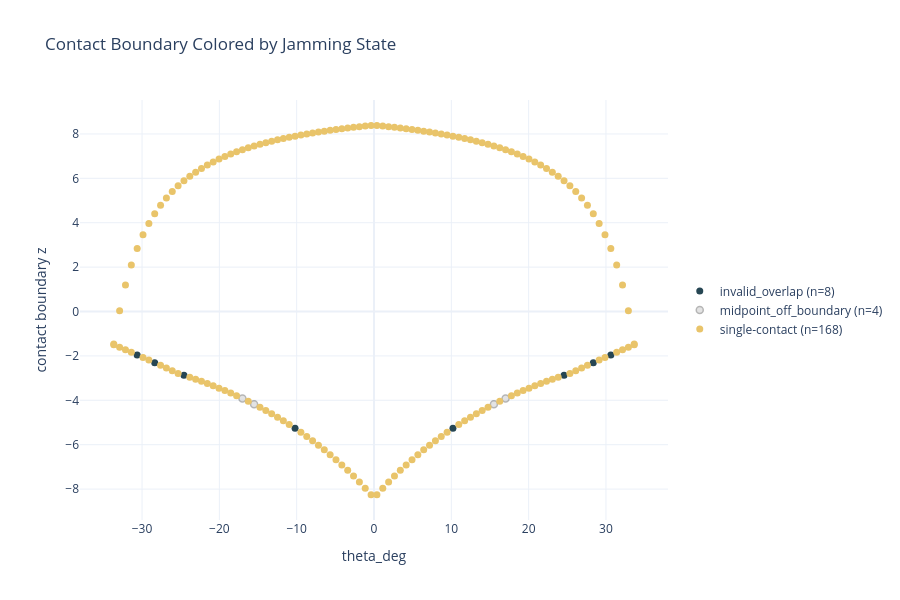

The code cell stored with this chart in its notebook:
### Code cell
plot_boundary_by_jam_state_interactive(boundary_results)

### Figure 1 — Plotly figure (JSON) as saved in the notebook; plotly's stock layout.template omitted (floating-point values rounded to 4 significant figures; data arrays with more than 128 entries replaced by an {"elided": "..."} marker saying what was removed)
{"data": [{"hovertemplate": "%{text}<extra></extra>", "marker": {"color": "#264653", "size": 7}, "mode": "markers", "name": "invalid_overlap (n=8)", "text": ["<b>theta_deg</b>: -30.6303<br><b>z</b>: -1.955455<br><b>state</b>: invalid_overlap<br><b>contact value</b>: nan<br><b>boundary gap</b>: None<br>", "<b>theta_deg</b>: -28.3613<br><b>z</b>: -2.306125<br><b>state</b>: invalid_overlap<br><b>contact value</b>: nan<br><b>boundary gap</b>: None<br>", "<b>theta_deg</b>: -24.5798<br><b>z</b>: -2.872588<br><b>state</b>: invalid_overlap<br><b>contact value</b>: nan<br><b>boundary gap</b>: None<br>", "<b>theta_deg</b>: -10.2101<br><b>z</b>: -5.259731<br><b>state</b>: invalid_overlap<br><b>contact value</b>: nan<br><b>boundary gap</b>: None<br>", "<b>theta_deg</b>: 10.2101<br><b>z</b>: -5.259731<br><b>state</b>: invalid_overlap<br><b>contact value</b>: nan<br><b>boundary gap</b>: None<br>", "<b>theta_deg</b>: 24.5798<br><b>z</b>: -2.872588<br><b>state</b>: invalid_overlap<br><b>contact value</b>: nan<br><b>boundary gap</b>: None<br>", "<b>theta_deg</b>: 28.3613<br><b>z</b>: -2.306125<br><b>state</b>: invalid_overlap<br><b>contact value</b>: nan<br><b>boundary gap</b>: None<br>", "<b>theta_deg</b>: 30.6303<br><b>z</b>: -1.955455<br><b>state</b>: invalid_overlap<br><b>contact value</b>: nan<br><b>boundary gap</b>: None<br>"], "type": "scatter", "x": [-30.63, -28.36, -24.58, -10.21, 10.21, 24.58, 28.36, 30.63], "y": [-1.955, -2.306, -2.873, -5.26, -5.26, -2.873, -2.306, -1.955]}, {"hovertemplate": "%{text}<extra></extra>", "marker": {"color": "#B0B0B0", "line": {"color": "#2F2F2F", "width": 1.5}, "opacity": 0.35, "size": 7}, "mode": "markers", "name": "midpoint_off_boundary (n=4)", "text": ["<b>theta_deg</b>: -17.0168<br><b>z</b>: -3.917353<br><b>state</b>: midpoint_off_boundary<br><b>contact value</b>: nan<br><b>boundary gap</b>: None<br>", "<b>theta_deg</b>: -15.5042<br><b>z</b>: -4.177814<br><b>state</b>: midpoint_off_boundary<br><b>contact value</b>: nan<br><b>boundary gap</b>: None<br>", "<b>theta_deg</b>: 15.5042<br><b>z</b>: -4.177814<br><b>state</b>: midpoint_off_boundary<br><b>contact value</b>: nan<br><b>boundary gap</b>: None<br>", "<b>theta_deg</b>: 17.0168<br><b>z</b>: -3.917353<br><b>state</b>: midpoint_off_boundary<br><b>contact value</b>: nan<br><b>boundary gap</b>: None<br>"], "type": "scatter", "x": [-17.02, -15.5, 15.5, 17.02], "y": [-3.917, -4.178, -4.178, -3.917]}, {"hovertemplate": "%{text}<extra></extra>", "marker": {"color": "#E9C46A", "size": 7}, "mode": "markers", "name": "single-contact (n=168)", "text": {"elided": "168 str values"}, "type": "scatter", "x": {"elided": "168 float values"}, "y": {"elided": "168 float values"}}], "layout": {"height": 600, "legend": {"x": 1.02, "xanchor": "left", "y": 0.5, "yanchor": "middle"}, "title": {"text": "Contact Boundary Colored by Jamming State"}, "width": 900, "xaxis": {"title": {"text": "theta_deg"}}, "yaxis": {"title": {"text": "contact boundary z"}}}}
